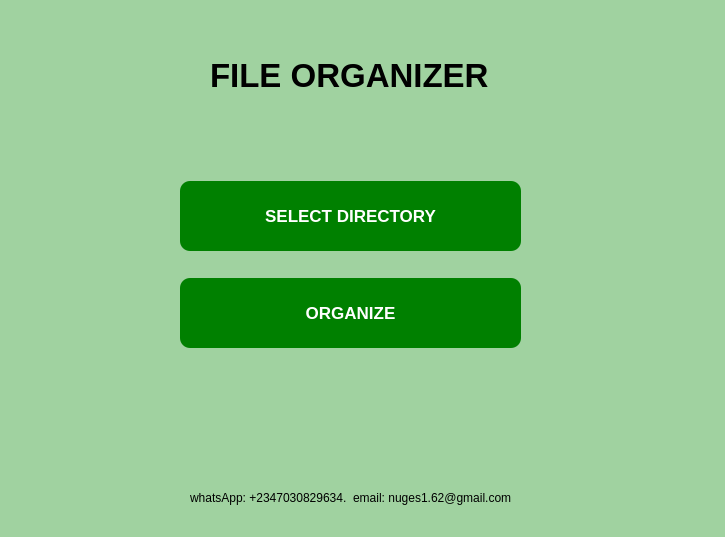
<?xml version="1.0" encoding="UTF-8"?>
<ui version="4.0">
 <class>MainWindow</class>
 <widget class="QMainWindow" name="MainWindow">
  <property name="geometry">
   <rect>
    <x>0</x>
    <y>0</y>
    <width>725</width>
    <height>537</height>
   </rect>
  </property>
  <property name="sizePolicy">
   <sizepolicy hsizetype="Fixed" vsizetype="Fixed">
    <horstretch>0</horstretch>
    <verstretch>0</verstretch>
   </sizepolicy>
  </property>
  <property name="windowTitle">
   <string>FILE ORGANIZER</string>
  </property>
  <widget class="QWidget" name="centralwidget">
   <property name="styleSheet">
    <string notr="true">QPushButton {background-color:green;
color:white;
font-weight:bold;
border-radius: 10px;

}

QPushButton:hover{
background-color:rgba(0,128,0,0.75)
}

#centralwidget{
background-color: rgb(160,210,160)
}</string>
   </property>
   <widget class="QWidget" name="verticalLayoutWidget">
    <property name="geometry">
     <rect>
      <x>180</x>
      <y>160</y>
      <width>341</width>
      <height>211</height>
     </rect>
    </property>
    <layout class="QVBoxLayout" name="verticalLayout">
     <item>
      <widget class="QPushButton" name="btn_dir">
       <property name="minimumSize">
        <size>
         <width>0</width>
         <height>70</height>
        </size>
       </property>
       <property name="font">
        <font>
         <pointsize>13</pointsize>
         <weight>75</weight>
         <bold>true</bold>
        </font>
       </property>
       <property name="cursor">
        <cursorShape>PointingHandCursor</cursorShape>
       </property>
       <property name="text">
        <string>SELECT DIRECTORY</string>
       </property>
      </widget>
     </item>
     <item>
      <widget class="QPushButton" name="btn_organize">
       <property name="minimumSize">
        <size>
         <width>0</width>
         <height>70</height>
        </size>
       </property>
       <property name="font">
        <font>
         <pointsize>13</pointsize>
         <weight>75</weight>
         <bold>true</bold>
        </font>
       </property>
       <property name="cursor">
        <cursorShape>PointingHandCursor</cursorShape>
       </property>
       <property name="text">
        <string>ORGANIZE</string>
       </property>
      </widget>
     </item>
    </layout>
   </widget>
   <widget class="QLabel" name="label">
    <property name="geometry">
     <rect>
      <x>210</x>
      <y>50</y>
      <width>301</width>
      <height>51</height>
     </rect>
    </property>
    <property name="font">
     <font>
      <pointsize>25</pointsize>
      <weight>75</weight>
      <bold>true</bold>
     </font>
    </property>
    <property name="text">
     <string>FILE ORGANIZER</string>
    </property>
   </widget>
   <widget class="QLabel" name="aboutLabel">
    <property name="geometry">
     <rect>
      <x>190</x>
      <y>490</y>
      <width>341</width>
      <height>16</height>
     </rect>
    </property>
    <property name="font">
     <font>
      <pointsize>9</pointsize>
     </font>
    </property>
    <property name="text">
     <string>whatsApp: +2347030829634.  email: nuges1.62@gmail.com</string>
    </property>
   </widget>
  </widget>
 </widget>
 <resources/>
 <connections/>
</ui>
